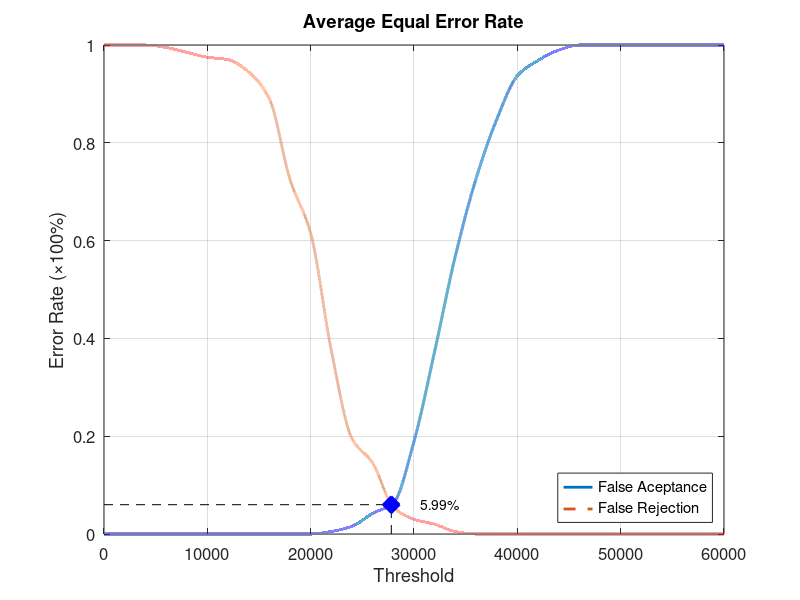
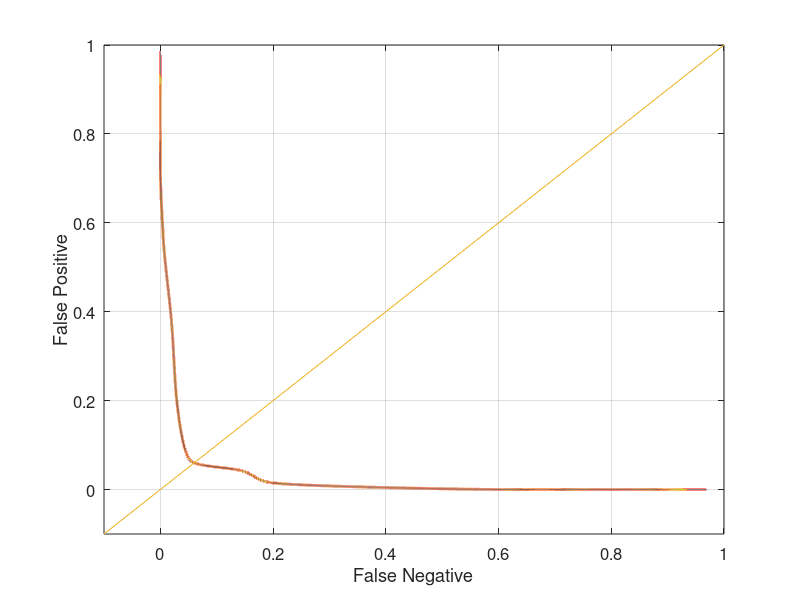

The MATLAB source for these figures, in order:
function yEER = Database5_3
close all;
clear;
clc;
x = 0:2000:60000;
xq = 0:0.5:60000;

y0 = [0 0 0 0 0 0 0 0 0 0 0 0.00526316 0.0157895 0.0421053 0.0631579 0.189474 0.373684 0.568421 0.726316 0.847368 0.936842 0.968421 0.989474 1 1 1 1 1 1 1 1];
yy0 = interp1(x, y0, xq, 'pchip');
y1 = [1 1 1 0.995 0.985 0.975 0.97 0.945 0.89 0.725 0.615 0.375 0.195 0.145 0.055 0.03 0.02 0.005 0 0 0 0 0 0 0 0 0 0 0 0 0];
yy1 = interp1(x, y1, xq, 'pchip');

% Calculating EER: 
y2 = abs(y0 - y1);
find(y2 == min(y2))
yy2 = abs(yy0 - yy1);
xEER = find(yy2 == min(yy2));
xEERIndex = xq(xEER) % X-axis EER
yEER = yy0(xEER) % Y-axis EER

main = figure
plot(xq, yy0,'-','LineWidth', 2);	hold on
plot(xq, yy1,'--','LineWidth', 2);	hold on
plot([xEERIndex xEERIndex], [0 yEER], 'k--');	hold on
plot([0 xEERIndex], [yEER yEER], 'k--');	hold on
plot(xEERIndex, yEER, 'bx', 'LineWidth', 10);	hold on
text(xEERIndex + 10 * xEERIndex / 100, yEER, [num2str(round((10000 * yEER)) / 100) '%'])
legend('False Aceptance', 'False Rejection', 'Location', 'SouthEast')
xlabel('Threshold')
ylabel('Error Rate (\times100%)')
title('Average Equal Error Rate')
set(gca, 'FontSize', 12)
axis([0 60000 0 1])
grid on

print(main, 'Database5_3Main', '-dpng');
FNRxFPR = figure('Color', [1 1 1]);
plot(yy1, yy0, '-', yy1, yy0, 'LineWidth', 2);
hold on
y = -0.1:0.1:1
plot(y, y); 
set(gca, 'FontSize', 12)
xlabel('False Negative')
ylabel('False Positive')
axis([-0.1 1 -0.1 1])
set(gca, 'FontSize', 12)
grid on

print(FNRxFPR, 'Database5_3FNRxFPR','-dpng');
end
